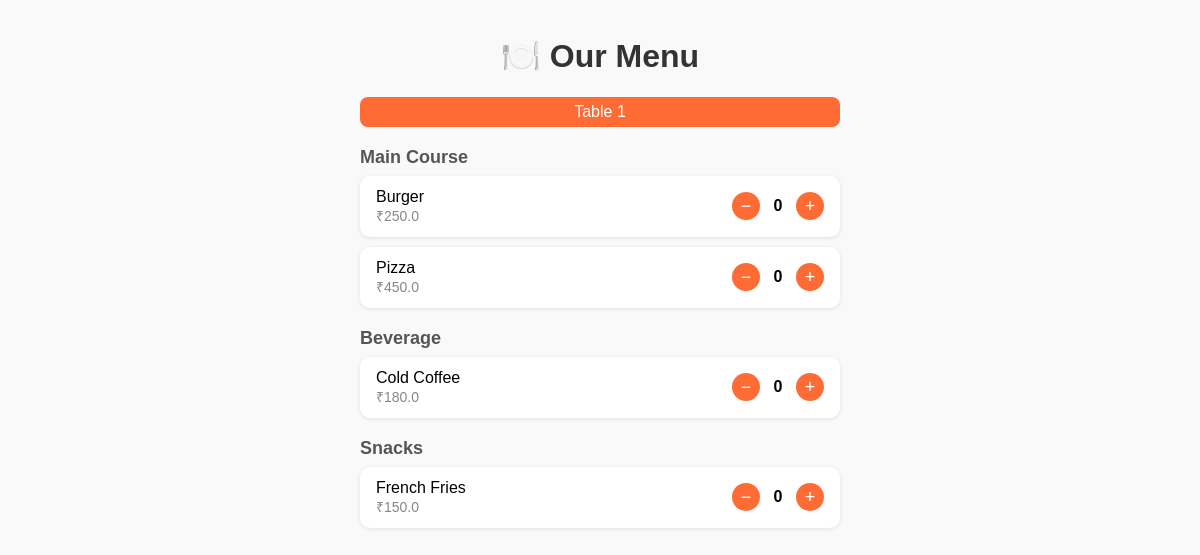
The page /table/1 on the database its author committed.
### models.py (models this page shows)
class MenuItem(Base):
    __tablename__ = "menu_items"
    id = Column(Integer, primary_key=True)
    name = Column(String)
    price = Column(Float)
    category = Column(String)

### main.py (the view)
@app.get("/table/{table_number}")
def table_menu(table_number: int, request: Request, db: Session = Depends(get_db)):
    items = db.query(MenuItem).all()
    return templates.TemplateResponse(
    request=request,
    name="menu.html",
    context={
        "items": items,
        "table_number": table_number
    }
)

### templates/menu.html (shortened to what this page needs)
<!DOCTYPE html>
<html lang="en">
<head>
</head>
<body>
<div id="menu-page">
    <h1>🍽️ Our Menu</h1>
    <div class="table-tag">Table {{ table_number }}</div>
    {% set categories = items | map(attribute='category') | unique | list %}
    {% for cat in categories %}
        <div class="category">{{ cat }}</div>
        {% for item in items if item.category == cat %}
        <div class="item">
            <div>
                <div class="item-name">{{ item.name }}</div>
                <div class="item-price">₹{{ item.price }}</div>
            </div>
            <div class="qty-control">
                <button class="qty-btn" onclick="changeQty({{ item.id }}, -1)">−</button>
                <span class="qty-display" id="qty-{{ item.id }}">0</span>
                <button class="qty-btn" onclick="changeQty({{ item.id }}, 1)">+</button>
            </div>
        </div>
        {% endfor %}
    {% endfor %}
</div>
</body>
</html>

### templates/menu.html (style rules this page uses)
body { font-family: Arial, sans-serif; max-width: 480px; margin: auto; padding: 16px; background: #f9f9f9; }
h1 { text-align: center; color: #333; }
.table-tag { text-align: center; background: #ff6b35; color: white; padding: 6px; border-radius: 8px; margin-bottom: 16px; }
.category { font-size: 18px; font-weight: bold; margin: 20px 0 8px; color: #555; }
.item { background: white; border-radius: 10px; padding: 12px 16px; margin-bottom: 10px; display: flex; justify-content: space-between; align-items: center; box-shadow: 0 1px 4px rgba(0,0,0,0.1); }
.item-name { font-size: 16px; }
.item-price { color: #888; font-size: 14px; }
.qty-control { display: flex; align-items: center; gap: 8px; }
.qty-btn { background: #ff6b35; color: white; border: none; border-radius: 50%; width: 28px; height: 28px; font-size: 18px; cursor: pointer; }
.qty-display { min-width: 20px; text-align: center; font-weight: bold; }

### rows shown on the page
MenuItem: category "Main Course", name "Burger", price "250.0"
MenuItem: name "Pizza", price "450.0"
MenuItem: category "Beverage", name "Cold Coffee", price "180.0"
MenuItem: category "Snacks", name "French Fries", price "150.0"

### other values the page prints
{{ table_number }} "1"
